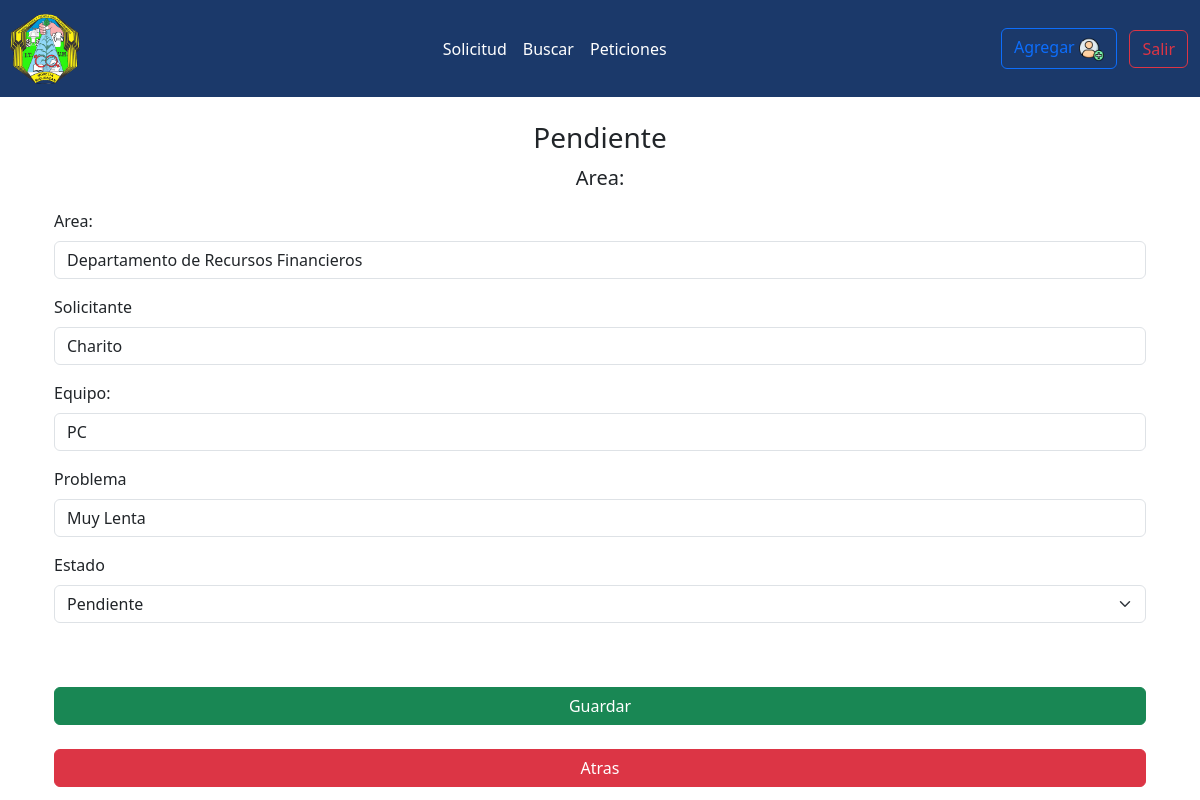
/editarPendinete3/9 (signed in), run on the app's committed database.
### peticiones/models.py (models this page shows, shortened)
class Peticion(models.Model):
    id=models.AutoField(primary_key=True)
    area=models.ForeignKey(Area,on_delete=models.SET_NULL,blank=False,null=True)
    personal=models.ForeignKey(Personal,on_delete=models.SET_NULL,blank=False,null=True)
    equipo=models.ForeignKey(Equipo,on_delete=models.SET_NULL,blank=False,null=True)
    problema=models.ForeignKey(Problema,on_delete=models.SET_NULL,blank=False,null=True)
    os_choices ={
        ('Pendiente', 'Pendiente'),
        ('En Proceso','En Proceso'),
        ('Finalizada','Finalizada'),
    }
    estado=models.CharField(max_length=20,default="Pendiente",choices=os_choices)
    fsolicitud=models.DateTimeField(auto_now_add=True)
    class Meta:
        verbose_name= "Peticion"
        verbose_name_plural= "Peticiones"

class Area(models.Model):
    name=models.CharField(max_length=120)
    class Meta:
        verbose_name= "Area"
        verbose_name_plural= "Areas"
    def __str__(self):
        return self.name

class Personal(models.Model):
    area=models.ForeignKey(Area,on_delete=models.CASCADE)
    name=models.CharField(max_length=120)
    class Meta:
        verbose_name= "Personal"
        verbose_name_plural= "Personal"
    def __str__(self):
        return self.name

class Equipo(models.Model):
    name=models.CharField(max_length=40)
    class Meta:
        verbose_name= "Equipo"
        verbose_name_plural= "Equipos"
    def __str__(self):
        return self.name

class Problema(models.Model):
    equipo=models.ForeignKey(Equipo,on_delete=models.CASCADE)
    name=models.CharField(max_length=40)
    class Meta:
        verbose_name= "Problema"
        verbose_name_plural= "Problemas"
    def __str__(self):
        return self.name

### peticiones/views.py (the view)
# urls.py: path('editarPendinete3/<int:id>',views.editar3,name='editar3'),
def editar3(request,id,):
    pendientes= get_object_or_404(Peticion,id=id)
    return render(request,"editarpendiente3.html",{'pendientes':pendientes})

### peticiones/templatetags/user_tags.py (called while the page is built)
@register.filter(name='has_group')
def has_group(user, group_name):
    group = Group.objects.filter(name=group_name)
    if group:
        group = group.first()
        return group in user.groups.all()
    else:
        return False

### peticiones/templates/editarpendiente3.html (shortened to what this page needs)
{%extends 'base.html'%}
{%load crispy_forms_tags%}
{%block content%}
<h3 class="text-center">Pendiente</h3>
<body>
  <div class="container">
    <form class="form-horizontal" action="/editarPendiente2/" method="post" role="form">
     <figure class="text-center">
      <blockquote class="blockquote">
        <p>Area:</p>
      </blockquote>
    </figure>
    <div class="mb-3">
      <label for="disabledTextInput" class="form-label">Area:</label>
      <input type="text" id="disabledTextInput" value="{{pendientes.area}}" class="form-control" placeholder="Disabled input">
    </div>
    <div class="mb-3">
      <label for="disabledTextInput" class="form-label">Solicitante</label>
      <input type="text" id="disabledTextInput" value="{{pendientes.personal}}" class="form-control" placeholder="Disabled input">
    </div>
    <div class="mb-3">
      <label for="disabledTextInput" class="form-label">Equipo:</label>
      <input type="text" id="disabledTextInput" value="{{pendientes.equipo}}" class="form-control" placeholder="Disabled input">
    </div>
    <div class="mb-3">
      <label for="disabledTextInput" class="form-label">Problema</label>
      <input type="text" id="disabledTextInput" value="{{pendientes.problema}}" class="form-control" placeholder="Disabled input">
    </div>
    <div class="mb-3">
      <label for="disabledTextInput" class="form-label">Estado</label>
      <select name="Estado" class="form-select">
        <option selected>{{pendientes.estado}}</option>
      </select>
    </div>
<br>
        <br>
        <div class="d-grid gap-2">
          <button type="submit" class="btn btn-success btn-block text-white">Guardar</button>
        </div>
        <br>
        <div class="d-grid gap-2">
          <button type="submit" class="btn btn-danger btn-block text-white">Atras</button>
        </div>
  </form>
  </div>
</body>
{%endblock%}

### data on the page
Peticion: area "Departamento de Recursos Financieros", personal "Charito", equipo "PC", problema "Muy Lenta", Estado "Pendiente"
